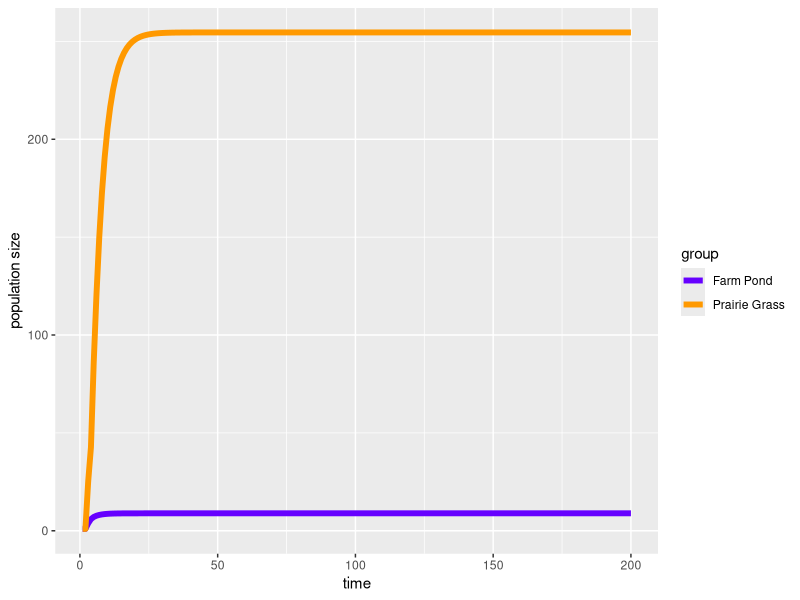
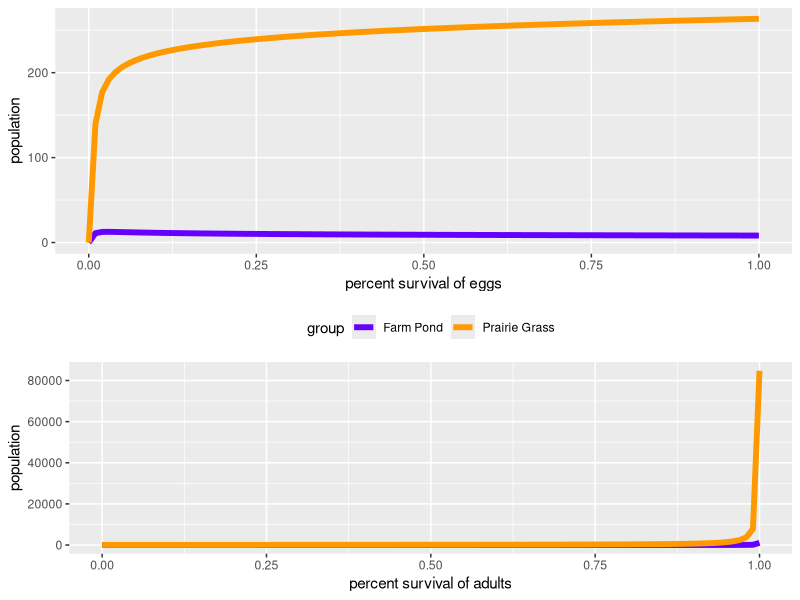

The R script that drew these images, in order:
## ---- chunk 1
library(xtable)
library(gridExtra)
library(ggplot2)
header <- c("Variable","Farm Pond","Restored Prairie")
dd <- c("density dependent scaling factor",0.0059059, 0.007007007)
gamma <- c("gamma", 1.20, 0.94)

df <- rbind(dd, gamma)
colnames(df) <- header
row.names(df) <- NULL
print(xtable(df, comment=FALSE,caption="Results from Possible Data Model", rownames=FALSE), include.rownames=FALSE,comment=FALSE, caption.placement="top")

## ---- chunk 2
phi = 5000
se = .6
sm = .2
sj = .2
sa = .75
stmax = .8
p = .5
d = .0007007007
gamma = .94
tmax = 200


NGr <- matrix(nrow=2,ncol=tmax)
NGr[,1] <- 1


for(t in 2:tmax){
tt = NGr[2,t-1] * p * phi * se
st = (stmax)/((1+d*tt)^gamma)
ft = p * phi * se * st * sm
mat <- matrix(c(0,sj,ft,sa),ncol=2, nrow=2)
newN <- mat %*% NGr[,t-1]
NGr[,t] <- newN
}


Gr <- as.data.frame(matrix(ncol=2, nrow=200))
Gr[,1] <- seq(1:200)
Gr[,2] <- NGr[2,]
Gr[,3] <- "Prairie Grass"
colnames(Gr) <- c("time","population","group")


phi = 5000
se = .6
sm = .2
sj = .2
sa = .75
stmax = .8
p = .5
d = .0059059
gamma = 1.20
tmax = 200


NPo <- matrix(nrow=2,ncol=tmax)
NPo[,1] <- 1


for(t in 2:tmax){
tt = NPo[2,t-1] * p * phi * se
st = (stmax)/((1+d*tt)^gamma)
ft = p * phi * se * st * sm
mat <- matrix(c(0,sj,ft,sa),ncol=2, nrow=2)
newN <- mat %*% NPo[,t-1]
NPo[,t] <- newN
}

Po <- as.data.frame(matrix(ncol=2, nrow=200))
Po[,1] <- seq(1:200)
Po[,2] <- NPo[2,]
Po[,3] <- "Farm Pond"
colnames(Po) <- c("time","population","group")

dat <- rbind(Gr, Po)

## ---- chunk 3
cpPalette <- c("#6600FF","#FF9900")

ggplot()+
  geom_line(data=dat, aes(x=time, y=population, group=group, col=group),lwd=2)+
  scale_colour_manual(values=cpPalette)+
  ylab("population size")

## ---- chunk 4

####

## Sensativity

####


phi = 5000
se = .6
sm = .2
sj = .2
sa = seq(0,1,by=.01)
stmax = .8
p = .5
d = .0007007007
gamma = .94
tmax = 1000

mat <- matrix(c(0,sj,ft,sa),ncol=2, nrow=2)

NGr <- matrix(nrow=2,ncol=tmax)
NGr[,1] <- 1

savadGr <- as.data.frame(matrix(ncol=3, nrow=length(sa)))
savadGr[,1] <- sa

for(i in 1:length(sa)){
  for(t in 2:tmax){
		tt = NGr[2,t-1] * p * phi * se
		st = (stmax)/((1+d*tt)^gamma)
		ft = p * phi * se * st * sm
		mat <- matrix(c(0,sj,ft,sa[i]),ncol=2, nrow=2)
		newN <- mat %*% NGr[,t-1]
		NGr[,t] <- newN
	}
savadGr[i,2] <- newN[2,]
}

savadGr[,3] <- "Prairie Grass"


###

## egg survival

###


phi = 5000
se = seq(0,1,by=.01)
sm = .2
sj = .2
sa = .75
stmax = .8
p = .5
d = .0007007007
gamma = .94
tmax = 1000

mat <- matrix(c(0,sj,ft,sa),ncol=2, nrow=2)

NGr <- matrix(nrow=2,ncol=tmax)
NGr[,1] <- 1

saveggGr <- as.data.frame(matrix(ncol=3, nrow=length(se)))
saveggGr[,1] <- se

for(i in 1:length(se)){
	for(t in 2:tmax){
		tt = NGr[2,t-1] * p * phi * se[i]
		st = (stmax)/((1+d*tt)^gamma)
		ft = p * phi * se[i] * st * sm
		mat <- matrix(c(0,sj,ft,sa),ncol=2, nrow=2)
		newN <- mat %*% NGr[,t-1]
		NGr[,t] <- newN
	}
saveggGr[i,2] <- newN[2,]
}


saveggGr[,3] <- "Prairie Grass"

## ---- chunk 5


####

## Sensativity

####


phi = 5000
se = .6
sm = .2
sj = .2
sa = seq(0,1,by=.01)
stmax = .8
p = .5
d = .0059059
gamma = 1.20
tmax = 1000

mat <- matrix(c(0,sj,ft,sa),ncol=2, nrow=2)

NPo <- matrix(nrow=2,ncol=tmax)
NPo[,1] <- 1

savadPo <- as.data.frame(matrix(ncol=3, nrow=length(sa)))
savadPo[,1] <- sa

for(i in 1:length(sa)){
  for(t in 2:tmax){
		tt = NPo[2,t-1] * p * phi * se
		st = (stmax)/((1+d*tt)^gamma)
		ft = p * phi * se * st * sm
		mat <- matrix(c(0,sj,ft,sa[i]),ncol=2, nrow=2)
		newN <- mat %*% NPo[,t-1]
		NPo[,t] <- newN
	}
savadPo[i,2] <- newN[2,]
}

savadPo[,3] <- "Farm Pond"



###

## egg survival

###


phi = 5000
se = seq(0,1,by=.01)
sm = .2
sj = .2
sa = .75
stmax = .8
p = .5
d = .0059059
gamma = 1.20
tmax = 1000

mat <- matrix(c(0,sj,ft,sa),ncol=2, nrow=2)

NPo <- matrix(nrow=2,ncol=tmax)
NPo[,1] <- 1

saveggPo <- as.data.frame(matrix(ncol=3, nrow=length(se)))
saveggPo[,1] <- se

for(i in 1:length(se)){
	for(t in 2:tmax){
		tt = NPo[2,t-1] * p * phi * se[i]
		st = (stmax)/((1+d*tt)^gamma)
		ft = p * phi * se[i] * st * sm
		mat <- matrix(c(0,sj,ft,sa),ncol=2, nrow=2)
		newN <- mat %*% NPo[,t-1]
		NPo[,t] <- newN
	}
saveggPo[i,2] <- newN[2,]
}

saveggPo[,3] <- "Farm Pond"


## ---- chunk 6


cpPalette <- c("#6600FF","#FF9900")

eggs <- as.data.frame(rbind(saveggGr, saveggPo))
colnames(eggs) <- c("time", "population","group")
ads <- as.data.frame(rbind(savadGr, savadPo))
colnames(ads) <- c("time", "population","group")
egg <- ggplot()+
      geom_line(data=eggs, aes(x=time, y=population, group=group, colour=group),lwd=2)+
      xlab("percent survival of eggs")+
    scale_colour_manual(values=cpPalette)+
      theme(legend.position="none")

ad <- ggplot()+
      geom_line(data=ads, aes(x=time, y=population, group=group, colour=group), lwd=2)+
      xlab("percent survival of adults")+
  scale_colour_manual(values=cpPalette)+
      theme(legend.position="top")

grid.arrange(egg, ad)
